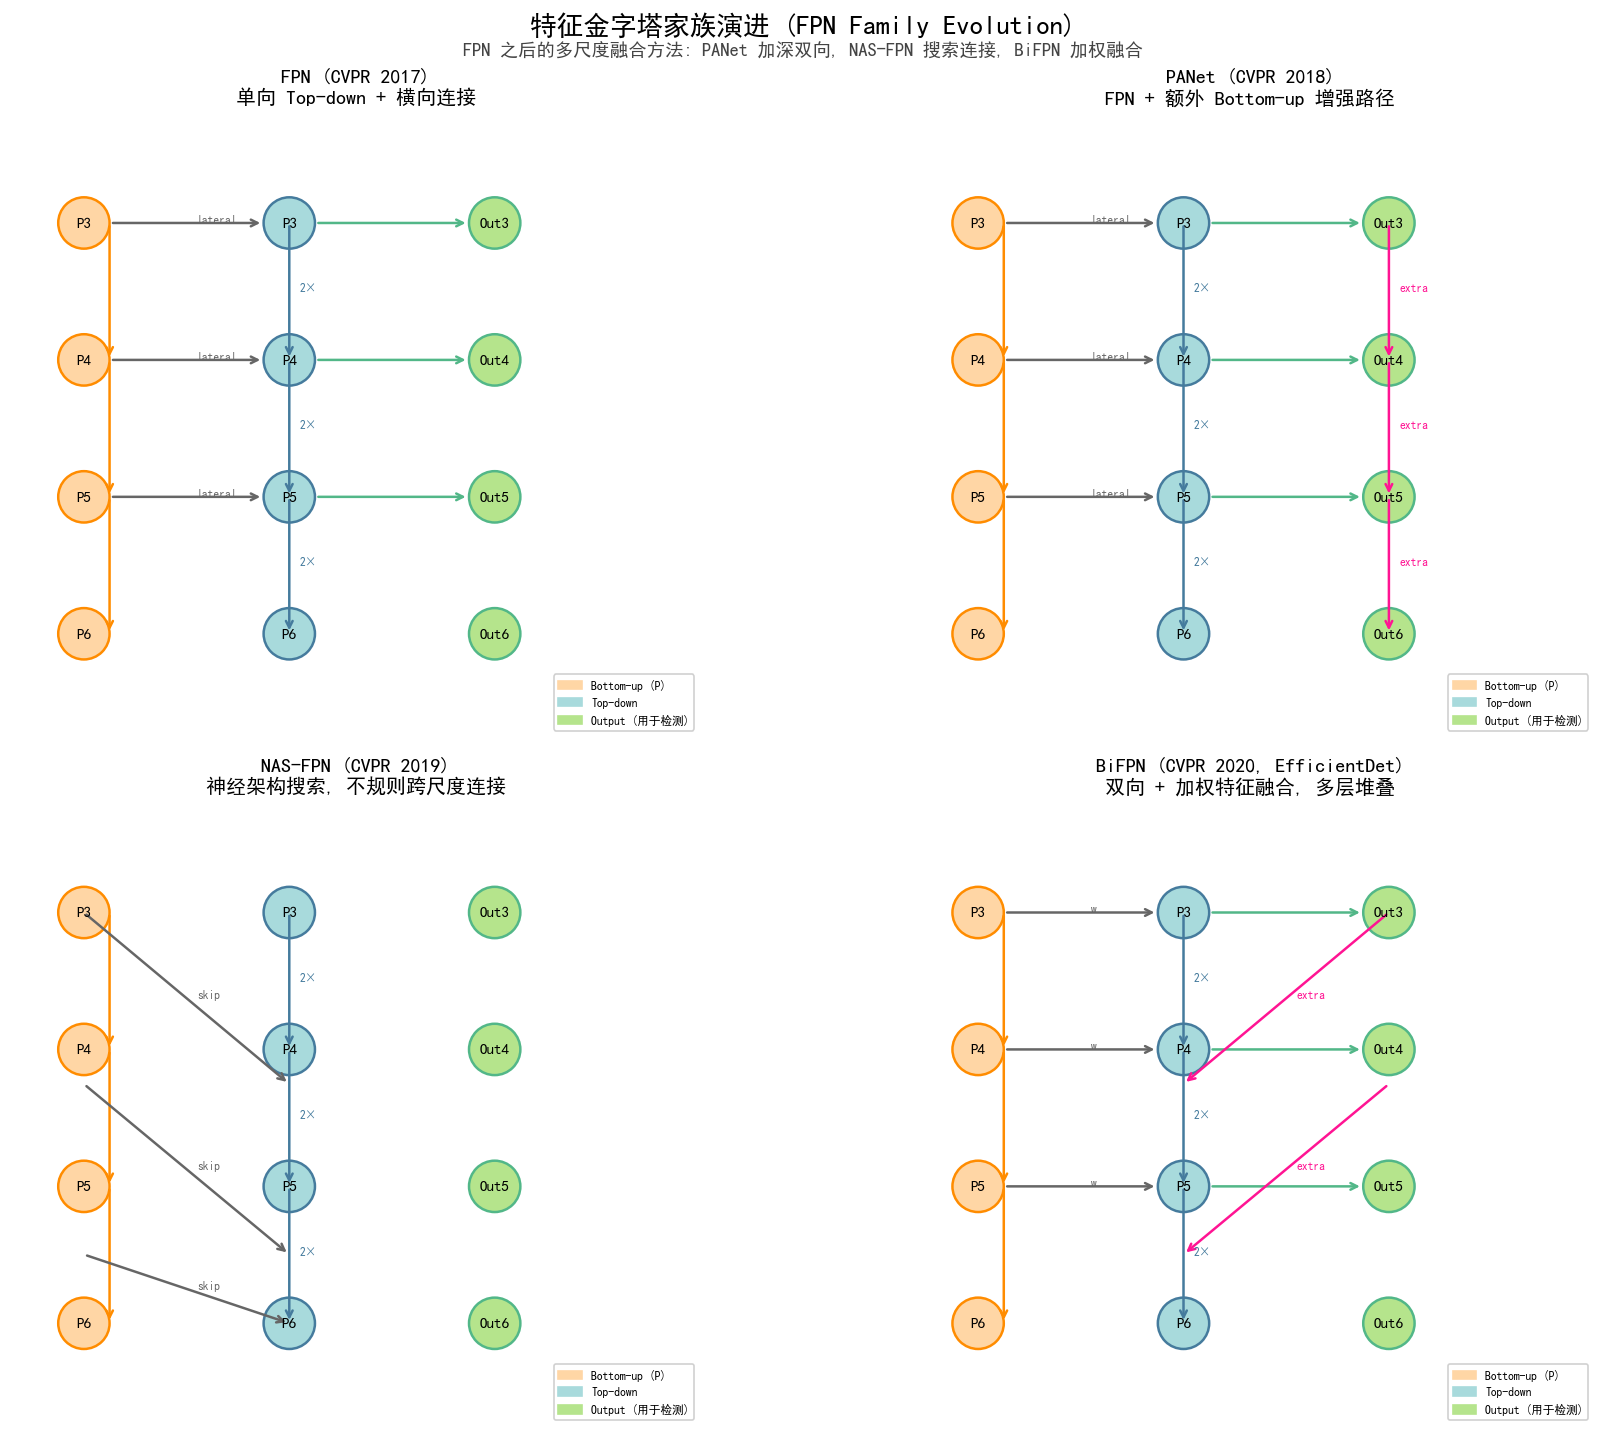

Generate this figure with Python:
"""
FPN Family Evolution Timeline
=============================
Compares the structure of 4 feature pyramid / multi-scale fusion methods:
  - FPN (2017)        : Bottom-up + Top-down + Lateral
  - PANet (2018)      : + Bottom-up path augmentation
  - NAS-FPN (2019)    : Neural Architecture Search
  - BiFPN (2020)      : Bidirectional + weighted feature fusion (EfficientDet)

Output: assets/figures/4-4-fpn-family-evolution.png
"""
import matplotlib.pyplot as plt
import matplotlib.patches as mpatches
from matplotlib.patches import FancyBboxPatch, FancyArrowPatch
import numpy as np


def draw_node(ax, x, y, r=0.25, color='#A8DADC', ec='#457B9D', text='', fontsize=8):
    circle = mpatches.Circle((x, y), r, fc=color, ec=ec, linewidth=1.5)
    ax.add_patch(circle)
    if text:
        ax.text(x, y, text, ha='center', va='center', fontsize=fontsize, fontweight='bold')


def draw_edge(ax, x1, y1, x2, y2, color='#666', style='->', lw=1.2, mutation=10):
    arr = FancyArrowPatch((x1, y1), (x2, y2), arrowstyle=style, color=color, lw=lw,
                          mutation_scale=mutation, connectionstyle='arc3,rad=0')
    ax.add_patch(arr)


def plot_variant(ax, title, edges, x_left=0.5, x_right=4.5, y_top=4.5, y_bottom=0.5):
    """Plot a feature pyramid variant.
    edges: list of (x1, y1, x2, y2, color, label) for each arrow."""
    ax.set_xlim(-0.2, 6.5)
    ax.set_ylim(-0.5, 5.5)
    ax.set_aspect('equal')
    ax.axis('off')
    ax.set_title(title, fontsize=12, fontweight='bold', pad=10)

    # 5 levels (P3-P7 typical) - we'll just show 4 for simplicity
    levels = 4
    for i in range(levels):
        y = y_top - i * (y_top - y_bottom) / (levels - 1)
        # Bottom-up node
        draw_node(ax, 0.5, y, 0.25, '#FFD6A5', '#FF8C00', f'P{i+3}', 9)
        # Top-down node (if exists)
        draw_node(ax, 2.5, y, 0.25, '#A8DADC', '#457B9D', f'P{i+3}', 9)
        # Output node
        draw_node(ax, 4.5, y, 0.25, '#B5E48C', '#52B788', f'Out{i+3}', 9)

    # Draw edges
    for (x1, y1, x2, y2, color, label) in edges:
        draw_edge(ax, x1, y1, x2, y2, color, lw=1.5)
        if label:
            mid_x = (x1 + x2) / 2
            mid_y = (y1 + y2) / 2
            ax.text(mid_x + 0.1, mid_y, label, fontsize=7, color=color, style='italic')

    # Legend
    legend_elements = [
        mpatches.Patch(color='#FFD6A5', label='Bottom-up (P)'),
        mpatches.Patch(color='#A8DADC', label='Top-down'),
        mpatches.Patch(color='#B5E48C', label='Output (用于检测)'),
    ]
    ax.legend(handles=legend_elements, loc='lower right', fontsize=7, framealpha=0.9)


fig, axes = plt.subplots(2, 2, figsize=(16, 12))

# FPN (2017): Bottom-up + Top-down + Lateral
edges_fpn = []
for i in range(3):
    y1 = 4.5 - i * (4.5 - 0.5) / 3
    y2 = 4.5 - (i + 1) * (4.5 - 0.5) / 3
    edges_fpn.append((0.75, y1, 0.75, y2, '#FF8C00', ''))  # bottom-up
    edges_fpn.append((2.5, y1, 2.5, y2, '#457B9D', '2×'))  # top-down
    edges_fpn.append((0.75, y1, 2.25, y1, '#666', 'lateral'))  # lateral
    edges_fpn.append((2.75, y1, 4.25, y1, '#52B788', ''))  # to output
plot_variant(axes[0, 0], 'FPN (CVPR 2017)\n单向 Top-down + 横向连接', edges_fpn)

# PANet (2018): FPN + Bottom-up path augmentation
edges_panet = []
for i in range(3):
    y1 = 4.5 - i * (4.5 - 0.5) / 3
    y2 = 4.5 - (i + 1) * (4.5 - 0.5) / 3
    edges_panet.append((0.75, y1, 0.75, y2, '#FF8C00', ''))  # bottom-up
    edges_panet.append((2.5, y1, 2.5, y2, '#457B9D', '2×'))  # top-down
    edges_panet.append((0.75, y1, 2.25, y1, '#666', 'lateral'))  # lateral
    edges_panet.append((2.75, y1, 4.25, y1, '#52B788', ''))  # to output
# Add extra bottom-up path
for i in range(3):
    y1 = 4.5 - i * (4.5 - 0.5) / 3
    edges_panet.append((4.5, y1, 4.5, 4.5 - (i + 1) * (4.5 - 0.5) / 3, '#FF1493', 'extra'))  # extra bottom-up
plot_variant(axes[0, 1], 'PANet (CVPR 2018)\nFPN + 额外 Bottom-up 增强路径', edges_panet)

# NAS-FPN (2019): irregular connections
edges_nasfpn = []
for i in range(3):
    y1 = 4.5 - i * (4.5 - 0.5) / 3
    y2 = 4.5 - (i + 1) * (4.5 - 0.5) / 3
    edges_nasfpn.append((0.75, y1, 0.75, y2, '#FF8C00', ''))
    edges_nasfpn.append((2.5, y1, 2.5, y2, '#457B9D', '2×'))
# Add irregular cross-scale connections
edges_nasfpn.append((0.5, 4.5, 2.5, 2.83, '#666', 'skip'))  # cross-scale
edges_nasfpn.append((0.5, 2.83, 2.5, 1.17, '#666', 'skip'))
edges_nasfpn.append((0.5, 1.17, 2.5, 0.5, '#666', 'skip'))
plot_variant(axes[1, 0], 'NAS-FPN (CVPR 2019)\n神经架构搜索, 不规则跨尺度连接', edges_nasfpn)

# BiFPN (2020): Bidirectional + weighted fusion
edges_bifpn = []
for i in range(3):
    y1 = 4.5 - i * (4.5 - 0.5) / 3
    y2 = 4.5 - (i + 1) * (4.5 - 0.5) / 3
    edges_bifpn.append((0.75, y1, 0.75, y2, '#FF8C00', ''))
    edges_bifpn.append((2.5, y1, 2.5, y2, '#457B9D', '2×'))
    edges_bifpn.append((0.75, y1, 2.25, y1, '#666', 'w'))  # weighted lateral
    edges_bifpn.append((2.75, y1, 4.25, y1, '#52B788', ''))
# BiFPN: each node receives from same level + one up + one down
edges_bifpn.append((4.5, 4.5, 2.5, 2.83, '#FF1493', 'extra'))  # extra bottom-up
edges_bifpn.append((4.5, 2.83, 2.5, 1.17, '#FF1493', 'extra'))
plot_variant(axes[1, 1], 'BiFPN (CVPR 2020, EfficientDet)\n双向 + 加权特征融合, 多层堆叠', edges_bifpn)

# Top legend
fig.suptitle('特征金字塔家族演进 (FPN Family Evolution)', fontsize=16, fontweight='bold', y=0.995)
fig.text(0.5, 0.965,
         'FPN 之后的多尺度融合方法: PANet 加深双向, NAS-FPN 搜索连接, BiFPN 加权融合',
         ha='center', fontsize=11, style='italic', color='#444')

plt.tight_layout()
plt.savefig('assets/figures/4-4-fpn-family-evolution.png', dpi=120, bbox_inches='tight', facecolor='white')
print('  ✓ Saved: assets/figures/4-4-fpn-family-evolution.png')
